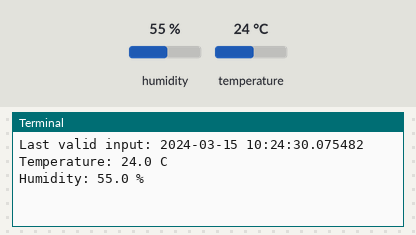
A program run on a simulated Raspberry Pi (BCM pin numbers). Parts: the last lines printed to the terminal. The inputs (shaded band) are chosen by the test bench; at power-on: humidity 55 %, temperature 24 °C. The clock reads 2024-03-15 10:24:30 at power-on unless the program sets it.

Above: at 1.2 s.
1.3 s: humidity set to 22 %
At 2.7 s:
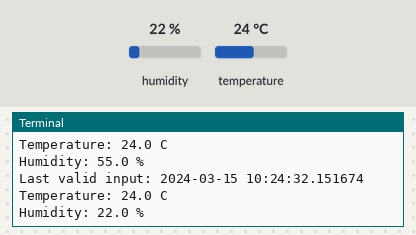
4.1 s: temperature set to 12 °C
At 4.6 s:
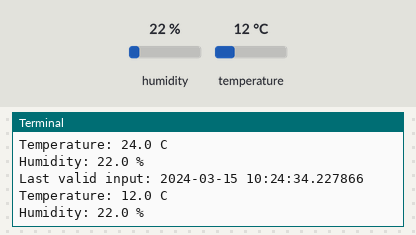
6.9 s: humidity set to 40 %
At 9.7 s:
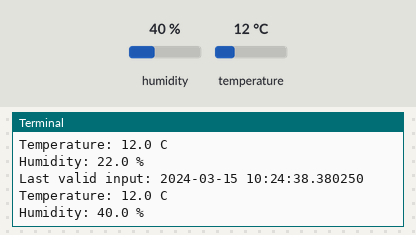
Timing chart, 0 to 11.2 s (numbered marks = the images above; inputs shaded):
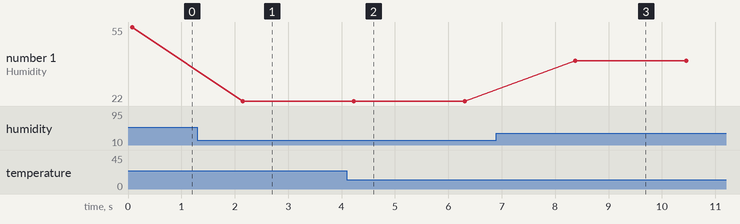

Measured:
- after the input at 1.3 s, the terminal: prints a new line after 0.85 s (image 1)
- after the input at 4.1 s, the terminal: prints a new line after 0.13 s (image 2)
- after the input at 6.9 s, the terminal: prints a new line after 1.5 s (image 3)
- plotted number 1: 55 → 22 after the input at 1.3 s, 22 → 40 after the input at 6.9 s

The program:

example.py
```python
import RPi.GPIO as GPIO
import dht11
import time
import datetime

# initialize GPIO
GPIO.setwarnings(True)
GPIO.setmode(GPIO.BCM)

# read data using pin 14
instance = dht11.DHT11(pin=23)


try:
	while True:
	        result = instance.read()
	   #$ if result.is_valid():
	        print("Last valid input: " + str(datetime.datetime.now()))

	        print("Temperature: %-3.1f C" % result.temperature)
	        print("Humidity: %-3.1f %%" % result.humidity)

	        time.sleep(2)

except KeyboardInterrupt:
    print("Cleanup")
    GPIO.cleanup()
```
